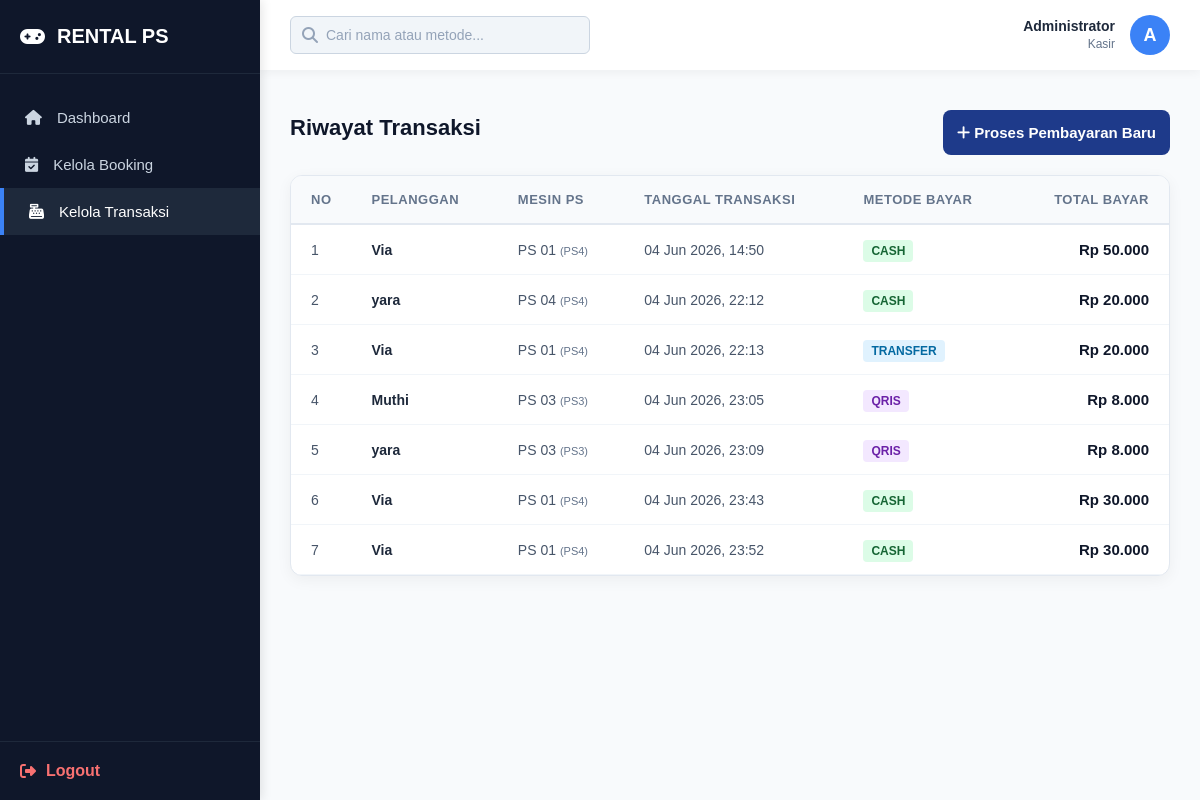
Screenshot of /kasir/transaksi.php (signed in) with the database file from the repository.
### tables this page shows
CREATE TABLE `transaksi` (
  `id_transaksi` int NOT NULL,
  `id_booking` int NOT NULL,
  `id_user` int DEFAULT '2',
  `total_bayar` decimal(10,2) NOT NULL,
  `biaya_tambahan` decimal(10,2) DEFAULT '0.00',
  `diskon` decimal(10,2) DEFAULT '0.00',
  `metode_bayar` enum('cash','qris','transfer') NOT NULL,
  `tanggal_transaksi` datetime NOT NULL,
  `status_pembayaran` enum('lunas','dp','belum_bayar') NOT NULL DEFAULT 'belum_bayar',
  `jumlah_dibayar` decimal(10,2) NOT NULL DEFAULT '0.00'
);

CREATE TABLE `pelanggan` (
  `id_pelanggan` int NOT NULL,
  `nama_pelanggan` varchar(100) NOT NULL,
  `no_hp` varchar(20) NOT NULL,
  `alamat` text
);

CREATE TABLE `ps_unit` (
  `id_ps` int NOT NULL,
  `nama_ps` varchar(50) NOT NULL,
  `tipe` enum('PS3','PS4','PS5') NOT NULL,
  `harga_per_jam` decimal(10,2) NOT NULL,
  `status_ps` enum('tersedia','dipakai','pemeliharaan') NOT NULL
);

### kasir/transaksi.php (the view, shortened to what this page needs)
<?php
include '../config/koneksi.php';
$action = isset($_GET['action']) ? $_GET['action'] : '';
?>
<!DOCTYPE html>
<html lang="id">
<head>
    <link rel="stylesheet" href="../assets/css/style.css">
    <link rel="stylesheet" href="https://cdnjs.cloudflare.com/ajax/libs/font-awesome/6.4.0/css/all.min.css">
</head>
<body class="dashboard-body">
    <div class="sidebar">
        <div class="sidebar-brand">
            <i class="fa-solid fa-gamepad"></i> RENTAL PS
        </div>
        <ul class="sidebar-menu">
            <li><a href="dashboard.php"><i class="fa-solid fa-house"></i> Dashboard</a></li>
            <li><a href="booking.php"><i class="fa-solid fa-calendar-check"></i> Kelola Booking</a></li>
            <li><a href="transaksi.php" class="active"><i class="fa-solid fa-cash-register"></i> Kelola Transaksi</a></li>
        </ul>
        <div class="sidebar-bottom">
            <a href="../auth/logout.php" class="logout-btn"><i class="fa-solid fa-right-from-bracket"></i> Logout</a>
        </div>
    </div>
    <div class="main-content">
        <div class="topbar">
            <form action="" method="GET" class="search-bar">
                <i class="fa-solid fa-magnifying-glass"></i>
                <input type="text" name="search" placeholder="Cari nama atau metode..." value="<?= isset($_GET['search']) ? $_GET['search'] : ''; ?>">
            </form>
            <div class="user-profile">
                <div class="user-info">
                    <span class="user-name"><?= $_SESSION['nama']; ?></span>
                    <span class="user-role">Kasir</span>
                </div>
                <div class="user-avatar">
                    <?= substr($_SESSION['nama'], 0, 1); ?>
                </div>
            </div>
        </div>
        <div class="content-area">
            <?php if ($action == 'tambah') {
                $booking = mysqli_query($conn, "
                    SELECT booking.*, pelanggan.nama_pelanggan, ps_unit.nama_ps, ps_unit.tipe
                    FROM booking
                    JOIN pelanggan ON booking.id_pelanggan = pelanggan.id_pelanggan
                    JOIN ps_unit ON booking.id_ps = ps_unit.id_ps
                    WHERE booking.status_booking='booking'
                ");
            ?>
            <div class="recent-activity">
                <h2 class="page-title">Proses Pembayaran (Transaksi)</h2>
                <form method="POST" class="form-container">
                    <div class="input-group">
                        <label>Pilih Data Booking</label>
                        <select name="id_booking" required>
                            <option value="">-- Pilih Booking yang Belum Dibayar --</option>
                            <?php while ($b = mysqli_fetch_assoc($booking)) { ?>
                                <option value="<?= $b['id_booking']; ?>">
                                    <?= $b['nama_pelanggan']; ?> | <?= $b['nama_ps']; ?> (<?= $b['tipe']; ?>) | Durasi: <?= $b['total_jam']; ?> Jam
                                </option>
                            <?php } ?>
                        </select>
                    </div>
                    <div class="input-group">
                        <label>Metode Pembayaran</label>
                        <select name="metode_bayar" required>
                            <option value="">-- Pilih Metode --</option>
                            <option value="cash">Tunai (Cash)</option>
                            <option value="qris">QRIS</option>
                            <option value="transfer">Transfer Bank</option>
                        </select>
                    </div>
                    <div class="form-actions">
                        <button class="btn-primary" type="submit" name="simpan"><i class="fa-solid fa-check-circle"></i> Selesaikan Pembayaran</button>
                        <a href="transaksi.php" class="btn-secondary"><i class="fa-solid fa-xmark"></i> Batal</a>
                    </div>
                </form>
            </div>
            <?php } else {
                $search = isset($_GET['search']) ? $_GET['search'] : '';
                if ($search != '') {
                    $query = mysqli_query($conn, "
                        SELECT transaksi.*, pelanggan.nama_pelanggan, ps_unit.nama_ps, ps_unit.tipe
                        FROM transaksi
                        JOIN booking ON transaksi.id_booking = booking.id_booking
                        JOIN pelanggan ON booking.id_pelanggan = pelanggan.id_pelanggan
                        JOIN ps_unit ON booking.id_ps = ps_unit.id_ps
                        WHERE pelanggan.nama_pelanggan LIKE '%$search%'
                           OR ps_unit.nama_ps LIKE '%$search%'
                           OR transaksi.metode_bayar LIKE '%$search%'
                        ORDER BY transaksi.id_transaksi ASC
                    ");
                } else {
                    $query = mysqli_query($conn, "
                        SELECT transaksi.*, pelanggan.nama_pelanggan, ps_unit.nama_ps, ps_unit.tipe
                        FROM transaksi
                        JOIN booking ON transaksi.id_booking = booking.id_booking
                        JOIN pelanggan ON booking.id_pelanggan = pelanggan.id_pelanggan
                        JOIN ps_unit ON booking.id_ps = ps_unit.id_ps
                        ORDER BY transaksi.id_transaksi ASC
                    ");
                }
            ?>
            <div class="header-action" style="display: flex; justify-content: space-between; align-items: center; margin-bottom: 20px;">
                <h2 class="page-title" style="margin: 0;">Riwayat Transaksi</h2>
                <a href="transaksi.php?action=tambah" class="btn-primary" style="width: auto;"><i class="fa-solid fa-plus"></i> Proses Pembayaran Baru</a>
            </div>
            <div class="table-container">
                <table class="dashboard-table">
                    <thead>
                        <tr>
                            <th width="5%">No</th>
                            <th>Pelanggan</th>
                            <th>Mesin PS</th>
                            <th>Tanggal Transaksi</th>
                            <th>Metode Bayar</th>
                            <th style="text-align: right;">Total Bayar</th>
                        </tr>
                    </thead>
                    <tbody>
                    <?php
                    $no = 1;
                    while ($data = mysqli_fetch_assoc($query)) {
                    ?>
                        <tr>
                            <td><?= $no++; ?></td>
                            <td style="font-weight: bold; color: #1e293b;"><?= $data['nama_pelanggan']; ?></td>
                            <td><?= $data['nama_ps']; ?> <span style="font-size: 11px; color: #64748b;">(<?= $data['tipe']; ?>)</span></td>
                            <td><?= date('d M Y, H:i', strtotime($data['tanggal_transaksi'])); ?></td>
                            <td>
                                <?php
                                    if ($data['metode_bayar'] == 'cash') {
                                        echo '<span style="background-color: #dcfce7; color: #166534; padding: 4px 8px; border-radius: 4px; font-weight: bold; font-size: 12px; text-transform: uppercase;">CASH</span>';
                                    } elseif ($data['metode_bayar'] == 'qris') {
                                        echo '<span style="background-color: #f3e8ff; color: #6b21a8; padding: 4px 8px; border-radius: 4px; font-weight: bold; font-size: 12px; text-transform: uppercase;">QRIS</span>';
                                    } else {
                                        echo '<span style="background-color: #e0f2fe; color: #0369a1; padding: 4px 8px; border-radius: 4px; font-weight: bold; font-size: 12px; text-transform: uppercase;">TRANSFER</span>';
                                    }
                                ?>
                            </td>
                            <td style="text-align: right; font-weight: bold; font-size: 15px; color: #0f172a;">
                                Rp <?= number_format($data['total_bayar'], 0, ',', '.'); ?>
                            </td>
                        </tr>
                    <?php } ?>
                    </tbody>
                </table>
            </div>
            <?php } ?>
        </div>
    </div>
</body>
</html>

### assets/css/style.css (style rules this page uses)
* { margin: 0; padding: 0; box-sizing: border-box; font-family: Arial, sans-serif; }
a { text-decoration: none !important; }
body { background-color: #0f172a; display: flex; justify-content: center; align-items: center; min-height: 100vh; }
input, select, textarea { width: 100%; padding: 12px 14px; border: 1px solid #cbd5e1; border-radius: 8px; background-color: #ffffff; color: #1e293b; font-size: 14px; transition: 0.3s; font-family: Arial, sans-serif; appearance: none; -webkit-appearance: none; }
input::placeholder, textarea::placeholder { color: #94a3b8; }
.btn-primary { width: 100%; padding: 14px; background-color: #1e3a8a; color: #ffffff; border: none; border-radius: 8px; font-size: 15px; font-weight: bold; cursor: pointer; margin-top: 10px; transition: 0.3s; }
.dashboard-body { background-color: #f8fafc; display: flex; justify-content: flex-start; align-items: flex-start; min-height: 100vh; padding: 0; margin: 0; }
.sidebar { width: 260px; background-color: #0f172a; color: white; height: 100vh; position: fixed; display: flex; flex-direction: column; box-shadow: 2px 0 10px rgba(0, 0, 0, 0.1); }
.sidebar-brand { padding: 25px 20px; font-size: 20px; font-weight: bold; border-bottom: 1px solid #1e293b; color: #ffffff; display: flex; align-items: center; gap: 12px; }
.sidebar-menu { list-style: none; padding: 20px 0; flex-grow: 1; }
.sidebar-menu li a { display: flex; align-items: center; gap: 15px; padding: 15px 25px; color: #cbd5e1; font-size: 15px; transition: 0.3s; }
.sidebar-menu li a:hover, .sidebar-menu li a.active { background-color: #1e293b; color: #ffffff; border-left: 4px solid #3b82f6; }
.sidebar-bottom { padding: 20px; border-top: 1px solid #1e293b; }
.logout-btn { display: flex; align-items: center; gap: 10px; color: #f87171; font-weight: bold; }
.main-content { margin-left: 260px; flex-grow: 1; width: calc(100% - 260px); }
.topbar { background-color: #ffffff; height: 70px; padding: 0 30px; display: flex; justify-content: space-between; align-items: center; box-shadow: 0 2px 10px rgba(0, 0, 0, 0.05); }
.search-bar { position: relative; display: flex; align-items: center; }
.search-bar i { position: absolute; left: 12px; color: #94a3b8; }
.search-bar input { width: 300px; padding: 10px 15px 10px 35px; border-radius: 6px; border: 1px solid #cbd5e1; background-color: #f1f5f9; margin: 0; transition: 0.3s; }
.user-profile { display: flex; align-items: center; gap: 15px; }
.user-info { text-align: right; }
.user-name { display: block; font-weight: bold; font-size: 14px; color: #1e293b; }
.user-role { font-size: 12px; color: #64748b; }
.user-avatar { width: 40px; height: 40px; background-color: #3b82f6; color: white; border-radius: 50%; display: flex; justify-content: center; align-items: center; font-weight: bold; font-size: 18px; }
.content-area { padding: 30px; }
.page-title { font-size: 22px; color: #0f172a; margin-bottom: 25px; }
.table-container { background-color: #ffffff; border-radius: 12px; box-shadow: 0 4px 15px rgba(0, 0, 0, 0.05); border: 1px solid #e2e8f0; overflow: hidden; }
.dashboard-table { width: 100%; border-collapse: collapse; }
.dashboard-table thead { background-color: #f8fafc; border-bottom: 2px solid #e2e8f0; }
.dashboard-table th { padding: 16px 20px; text-align: left; font-size: 13px; font-weight: bold; color: #64748b; text-transform: uppercase; letter-spacing: 0.5px; }
.dashboard-table td { padding: 16px 20px; color: #475569; font-size: 14px; border-bottom: 1px solid #f1f5f9; vertical-align: middle; }

### rows the page displays
transaksi: pelanggan.nama_pelanggan "Via", ps_unit.nama_ps "PS 01", ps_unit.tipe "PS4", tanggal_transaksi "04 Jun 2026, 14:50", metode_bayar "CASH", total_bayar "50.000"
transaksi: pelanggan.nama_pelanggan "yara", ps_unit.nama_ps "PS 04", ps_unit.tipe "PS4", tanggal_transaksi "04 Jun 2026, 22:12", metode_bayar "CASH", total_bayar "20.000"
transaksi: pelanggan.nama_pelanggan "Via", ps_unit.nama_ps "PS 01", ps_unit.tipe "PS4", tanggal_transaksi "04 Jun 2026, 22:13", metode_bayar "TRANSFER", total_bayar "20.000"
transaksi: pelanggan.nama_pelanggan "Muthi", ps_unit.nama_ps "PS 03", ps_unit.tipe "PS3", tanggal_transaksi "04 Jun 2026, 23:05", metode_bayar "QRIS", total_bayar "8.000"
transaksi: pelanggan.nama_pelanggan "yara", ps_unit.nama_ps "PS 03", ps_unit.tipe "PS3", tanggal_transaksi "04 Jun 2026, 23:09", metode_bayar "QRIS", total_bayar "8.000"
transaksi: pelanggan.nama_pelanggan "Via", ps_unit.nama_ps "PS 01", ps_unit.tipe "PS4", tanggal_transaksi "04 Jun 2026, 23:43", metode_bayar "CASH", total_bayar "30.000"
transaksi: pelanggan.nama_pelanggan "Via", ps_unit.nama_ps "PS 01", ps_unit.tipe "PS4", tanggal_transaksi "04 Jun 2026, 23:52", metode_bayar "CASH", total_bayar "30.000"

### other values shown
$_SESSION['nama'] "Administrator"
substr($_SESSION['nama'], 0, 1) "A"
